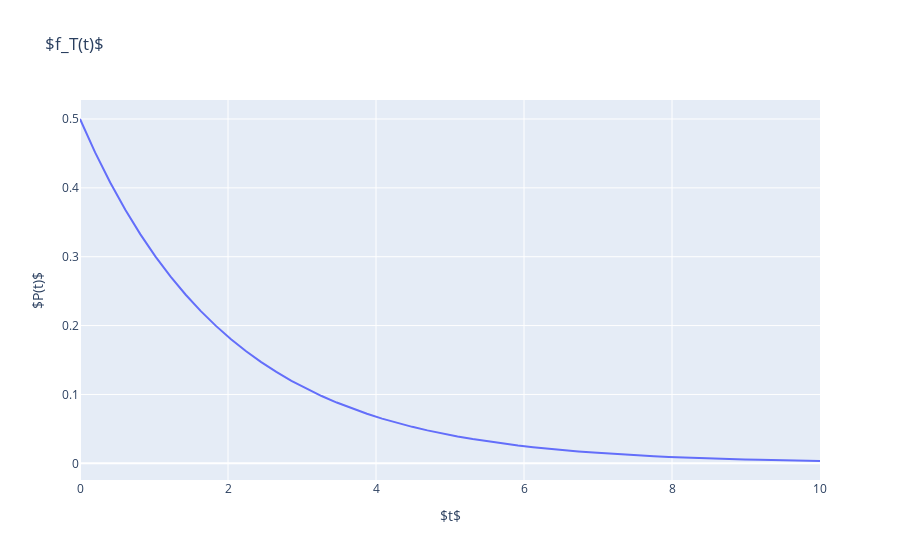

Source (notebook cell):
### Markdown cell above
Let $T\sim\text{Exp}\left(\lambda=\frac{1}{2}\right)$, then

$$f_T(t)=\frac{1}{2}e^{-\frac{1}{2}t}\qquad t\ge0$$

and

$$\lambda(t)=\lim_{\Delta t\rightarrow0}\frac{f_{t\le T\le\Delta t|T>t}(t)}{\Delta t}$$

### Code cell
T = stats.expon(scale=2)

x = np.linspace(0, 10)
P_x = T.pdf(x)

fig = go.Figure()

fig.add_trace(
    go.Scatter(
        x=x,
        y=P_x
    )
)

fig.update_layout(
    title='$f_T(t)$',
    xaxis=dict(title='$t$'),
    yaxis=dict(title='$P(t)$')
)

### Figure 1 — Plotly figure (JSON) as saved in the notebook; plotly's stock layout.template omitted (floating-point values rounded to 4 significant figures)
{"data": [{"type": "scatter", "x": [0, 0.2041, 0.4082, 0.6122, 0.8163, 1.02, 1.224, 1.429, 1.633, 1.837, 2.041, 2.245, 2.449, 2.653, 2.857, 3.061, 3.265, 3.469, 3.673, 3.878, 4.082, 4.286, 4.49, 4.694, 4.898, 5.102, 5.306, 5.51, 5.714, 5.918, 6.122, 6.327, 6.531, 6.735, 6.939, 7.143, 7.347, 7.551, 7.755, 7.959, 8.163, 8.367, 8.571, 8.776, 8.98, 9.184, 9.388, 9.592, 9.796, 10], "y": [0.5, 0.4515, 0.4077, 0.3681, 0.3324, 0.3002, 0.2711, 0.2448, 0.221, 0.1996, 0.1802, 0.1627, 0.147, 0.1327, 0.1198, 0.1082, 0.09771, 0.08823, 0.07967, 0.07194, 0.06496, 0.05866, 0.05297, 0.04783, 0.04319, 0.039, 0.03522, 0.0318, 0.02872, 0.02593, 0.02342, 0.02114, 0.01909, 0.01724, 0.01557, 0.01406, 0.01269, 0.01146, 0.01035, 0.009347, 0.00844, 0.007621, 0.006882, 0.006214, 0.005611, 0.005067, 0.004576, 0.004132, 0.003731, 0.003369]}], "layout": {"title": {"text": "$f_T(t)$"}, "xaxis": {"title": {"text": "$t$"}}, "yaxis": {"title": {"text": "$P(t)$"}}}}
